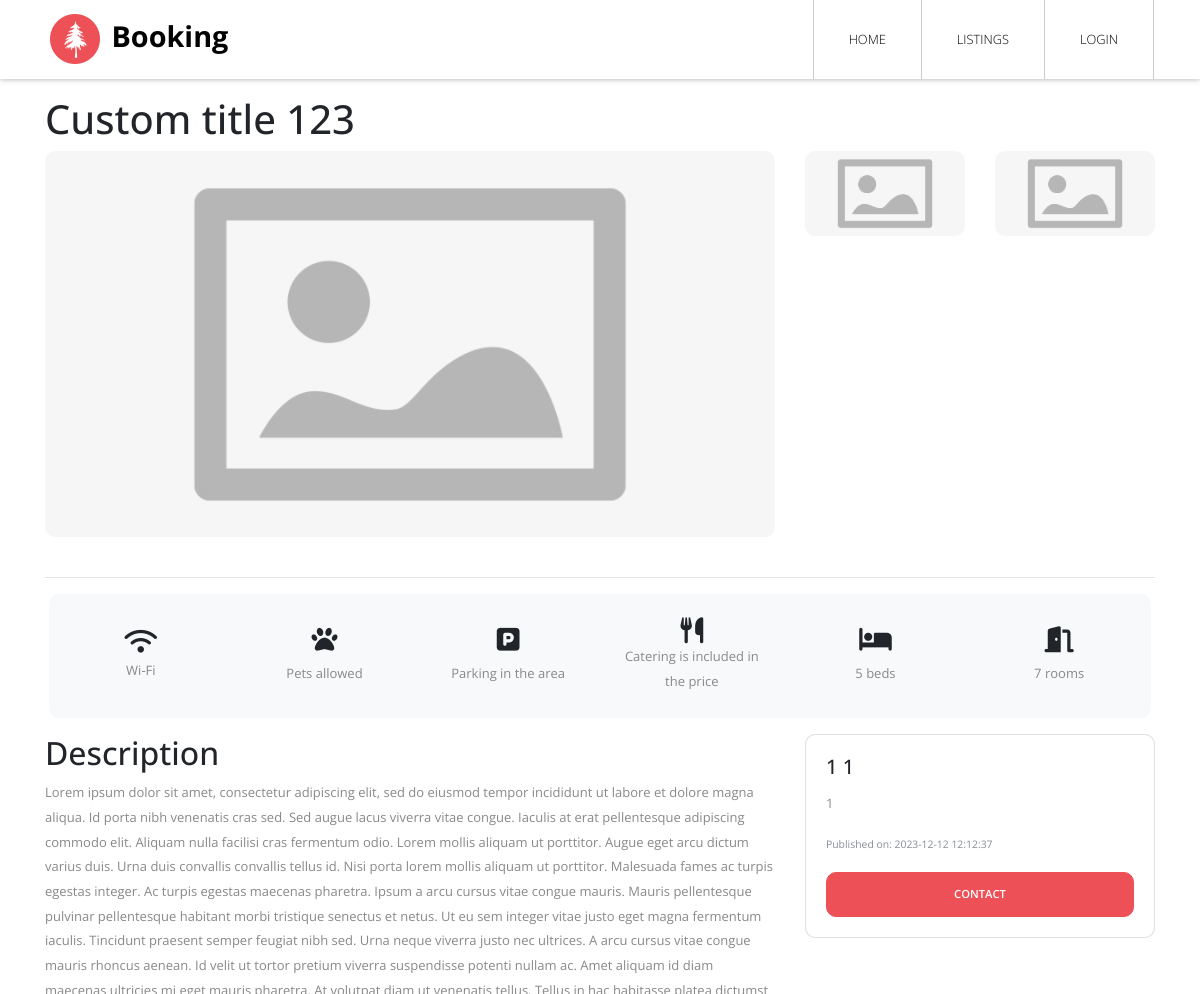
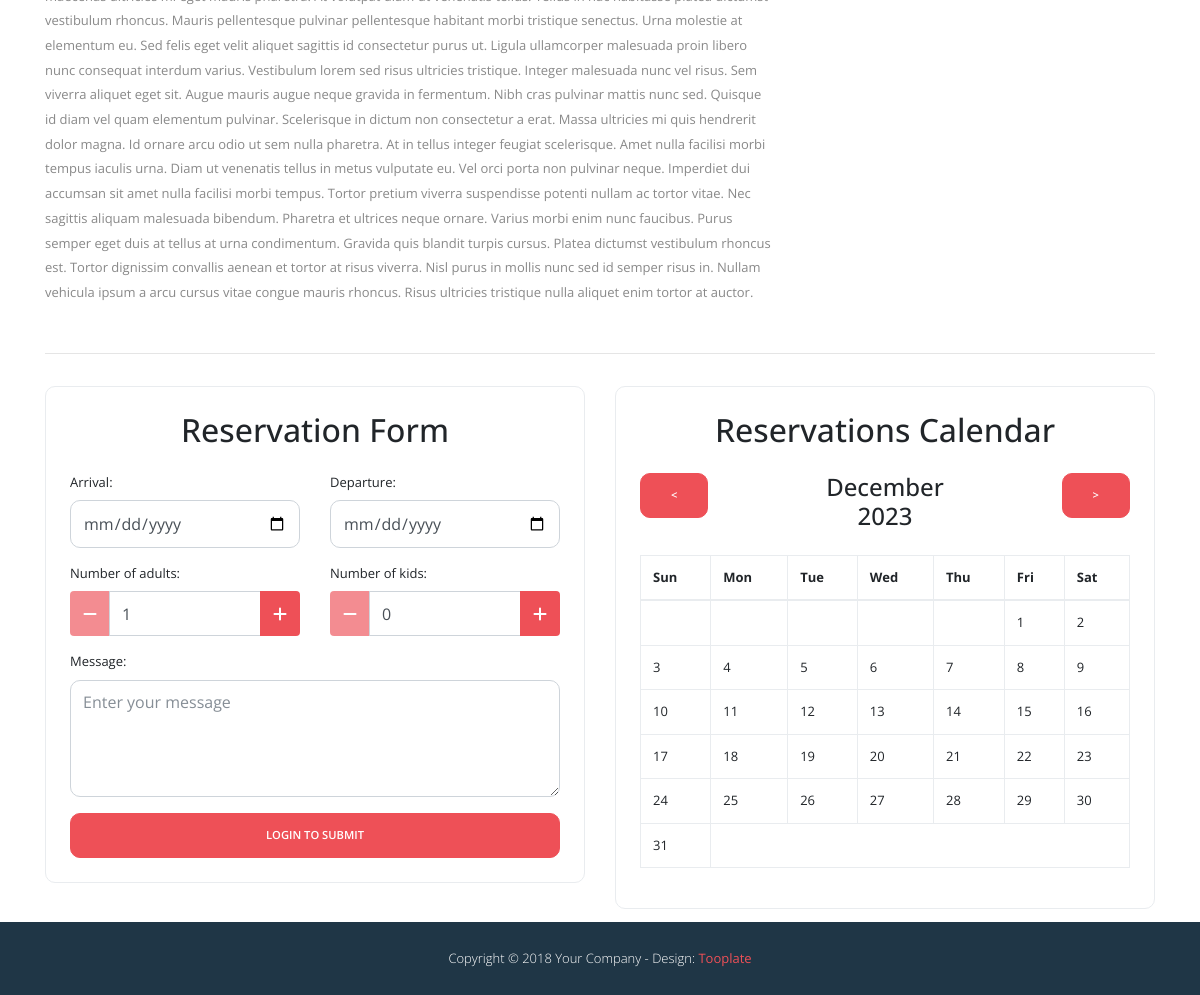
Page /listing.php?id=2 on the committed database (2 pictures, top to bottom).
### tables this page shows
CREATE TABLE `listing` (
  `id` int(11) NOT NULL,
  `name` text NOT NULL,
  `location` text NOT NULL,
  `description` text NOT NULL,
  `rooms` int(11) NOT NULL,
  `beds` int(11) NOT NULL,
  `amenities` text NOT NULL,
  `price` float NOT NULL,
  `publishedDate` datetime NOT NULL DEFAULT current_timestamp(),
  `publishedBy` int(11) NOT NULL
);

CREATE TABLE `user` (
  `id` int(11) NOT NULL,
  `firstName` varchar(30) NOT NULL,
  `lastName` varchar(30) NOT NULL,
  `email` varchar(60) NOT NULL,
  `password` varchar(200) NOT NULL,
  `phone` varchar(20) NOT NULL
);

### lib/DB.php (called while the page is built, shortened)
<?php
class DB
{
    private $host = "localhost";
    private $username = "root";
    private $password = "";
    private $dbName = "booking";
    private \PDO $connection;
    public function __construct(
        string $host = "",
        int $port = 3306,
        string $username = "",
        string $password = "",
        string $dbName = ""
    )
    {
        try {
            $this->connection = new \PDO(
                "mysql:host=$this->host;dbname=$this->dbName;charset=utf8mb4",
                $this->username,
                $this->password
            );
            $this->connection->setAttribute(\PDO::ATTR_ERRMODE, \PDO::ERRMODE_EXCEPTION);
        } catch(\PDOException $e) {
            echo "Connection failed: " . $e->getMessage();
        }
    }
    public function getListing(int $id): array {
        $sql = "SELECT * FROM listing WHERE id = :id";
        $stmt = $this->connection->prepare($sql);
        $stmt->bindParam(":id", $id);
        $stmt->execute();
        return $stmt->fetch(\PDO::FETCH_ASSOC);
    }
    public function getCreatorOfListing(int $id): array {
        $sql = "SELECT * FROM user WHERE id = (SELECT publishedBy FROM listing WHERE id = :id)";
        $stmt = $this->connection->prepare($sql);
        $stmt->bindParam(":id", $id);
        $stmt->execute();
        return $stmt->fetch(\PDO::FETCH_ASSOC);
    }
}

### lib/Common.php (called while the page is built, shortened)
<?php
class Common
{
    function isUserLoggedIn(): bool
    {
        return isset($_SESSION['user_id']);
    }
}

### listing.php (the view, shortened to what this page needs)
<?php
require_once 'lib/Common.php';
require_once 'lib/DB.php';
$db = new \lib\DB();
if (isset($_GET['id'])) {
    $listing = $db->getListing($_GET['id']);
    $amenities = json_decode($listing['amenities']);
    $creator = $db->getCreatorOfListing($_GET['id']);
    $creatorName = $creator['firstName'] . " " . $creator['lastName'];
    $creatorPhone = $creator['phone'];
} else {
    header('Location: listings.php');
    exit();
}
?>
<!DOCTYPE html>
<html lang="en">
<head>
    <link rel="stylesheet" href="https://cdnjs.cloudflare.com/ajax/libs/font-awesome/6.5.1/css/all.min.css">
    <link rel="stylesheet" href="css/bootstrap.min.css">
    <link rel="stylesheet" type="text/css" href="slick/slick.css" />
    <link rel="stylesheet" type="text/css" href="slick/slick-theme.css" />
    <link rel="stylesheet" type="text/css" href="css/datepicker.css" />
    <link rel="stylesheet" href="css/tooplate-style.css">
</head>
<body>
    <div class="tm-main-content" id="top">
        <?php include 'parts/nav.php'; ?>
        <div class="container mt-3">
            <?php $common->printAlerts(); ?>
            <h1><?= $listing["name"]?></h1>
            <div class="row">
                <div class="col-md-8">
                    <img src="placeholder.png" class="img-fluid rounded mb-4" alt="Main Image">
                </div>
                <div class="col-md-4">
                    <div class="row">
                        <div class="col-6">
                            <img src="placeholder.png" class="img-fluid rounded mb-2" alt="Side Image 1">
                        </div>
                        <div class="col-6">
                            <img src="placeholder.png" class="img-fluid rounded mb-2" alt="Side Image 2">
                        </div>
                    </div>
                </div>
            </div>
            <hr>
            <div class="row bg-light rounded m-1 py-4">
                <div class="col-md-2 col-3 py-2">
                    <div class="d-flex flex-column align-items-center justify-content-center h-100 text-center">
                        <i class="fa fa-wifi fa-2x my-auto"></i>
                        <p class="mb-auto"><?php echo in_array("wifi", $amenities) ? "Wi-Fi" : "No Wi-Fi" ?></p>
                    </div>
                </div>
                <div class="col-md-2 col-3">
                    <div class="d-flex flex-column align-items-center justify-content-center h-100 text-center">
                        <i class="fa fa-paw fa-2x my-auto"></i>
                        <p class="mb-auto"><?php echo in_array("petsAllowed", $amenities) ? "Pets allowed" : "Pets not allowed" ?></p>
                    </div>
                </div>
                <div class="col-md-2 col-3">
                    <div class="d-flex flex-column align-items-center justify-content-center h-100 text-center">
                        <i class="fa fa-parking fa-2x my-auto"></i>
                        <p class="mb-auto"><?php echo in_array("parking", $amenities) ? "Parking in the area" : "No parking  in the area" ?></p>
                    </div>
                </div>
                <div class="col-md-2 col-3">
                    <div class="d-flex flex-column align-items-center justify-content-center h-100 text-center">
                        <i class="fa fa-utensils fa-2x my-auto"></i>
                        <p class="mb-auto"><?php echo in_array("catering", $amenities) ? "Catering is included in the price" : "Catering is not included in the price" ?></p>
                    </div>
                </div>
                <div class="col-md-2 col-3">
                    <div class="d-flex flex-column align-items-center justify-content-center h-100 text-center">
                        <i class="fa fa-bed fa-2x my-auto"></i>
                        <p class="mb-auto"><?= $listing["beds"] ?> beds</p>
                    </div>
                </div>
                <div class="col-md-2 col-3">
                    <div class="d-flex flex-column align-items-center justify-content-center h-100 text-center">
                        <i class="fa fa-door-open fa-2x my-auto"></i>
                        <p class="mb-auto"><?= $listing["rooms"] ?> rooms</p>
                    </div>
                </div>
            </div>
            <div class="row my-3">
                <div class="col-md-8 mb-3">
                    <h2>Description</h2>
                    <p><?= $listing["description"]?></p>
                </div>
                <div class="col-md-4">
                    <div class="card rounded">
                        <div class="card-body">
                            <h5 class="card-title"><?= $creatorName ?></h5>
                            <p class="card-text"><?= $creatorPhone ?></p>
                            <p class="card-text"><small class="text-muted">Published on: <?= $listing["publishedDate"] ?></small></p>
                            <a href="#" class="btn btn-primary w-100">Contact</a>
                        </div>
                    </div>
                </div>
            </div>
            <hr>
            <div class="row">
                <div class="col-md-6 my-3">
                    <form class="border rounded p-4">
                        <h2 class="text-center mb-4">Reservation Form</h2>
                        <div class="row">
                            <div class="col-lg-6">
                                <div class="form-group">
                                    <label for="arrival">Arrival:</label>
                                    <input type="date" class="form-control" name="dateFrom" id="dateFrom">
                                </div>
                            </div>
                            <div class=" col-lg-6">
                                <div class="form-group">
                                    <label for="departure">Departure:</label>
                                    <input type="date" class="form-control" name="dateTo" id="dateTo">
                                </div>
                            </div>
                            <div class="col-lg-6">
                                <div class="form-group">
                                    <label for="inputAdults">Number of adults:</label>
                                    <div class="input-group">
                                        <span class="input-group-btn">
                                            <button type="button" class="btn btn-default btn-number" disabled="disabled" data-type="minus" data-field="adults">
                                                <span class="fa fa-minus"></span>
                                            </button>
                                        </span>
                                        <input type="number" name="adults" class="form-control input-number" value="1" min="1" max="10" id="inputAdults">
                                        <span class="input-group-btn">
                                            <button type="button" class="btn btn-default btn-number" data-type="plus" data-field="adults">
                                                <span class="fa fa-plus"></span>
                                            </button>
                                        </span>
                                    </div>
                                </div>
                            </div>
                            <div class="col-lg-6">
                                <div class="form-group">
                                    <label for="inputChildren">Number of kids:</label>
                                    <div class="input-group">
                                        <span class="input-group-btn">
                                            <button type="button" class="btn btn-default btn-number" disabled="disabled" data-type="minus" data-field="kids">
                                                <span class="fa fa-minus"></span>
                                            </button>
                                        </span>
                                        <input type="number" name="kids" class="form-control input-number" value="0" min="0" max="10" id="inputChildren">
                                        <span class="input-group-btn">
                                            <button type="button" class="btn btn-default btn-number" data-type="plus" data-field="kids">
                                                <span class="fa fa-plus"></span>
                                            </button>
                                        </span>
                                    </div>
                                </div>
                            </div>
                        </div>
                        <div class="form-group">
                            <label for="textarea">Message:</label>
                            <textarea class="form-control" name="message" id="inputMessage" rows="4" placeholder="Enter your message"></textarea>
                        </div>
                        <div class="row">
                            <div class="col-12">
                                <?php if ($common->isUserLoggedIn()) { ?>
                                    <input type="button" onClick="sendReservation()" class="reservationButton btn btn-primary w-100" value="Submit"/>
                                <?php } else { ?>
                                    <a href="login.php" class="btn btn-primary w-100">Login to submit</a>
                                <?php } ?>
                            </div>
                        </div>
                    </form>
                </div>
                <div class="col-md-6 my-3">
                    <div class="calendar border rounded p-4">
                        <div class="row">
                            <div class="col-md-12">
                                <h2 class="text-center mb-4">Reservations Calendar</h2>
                                <div class="form-row mb-3">
                                    <div class="col">
                                        <button class="btn btn-primary" onclick="prevMonth()"><</button>
                                    </div>
                                    <div class="col text-center">
                                        <h4 id="currentMonth"></h4>
                                    </div>
                                    <div class="col text-right">
                                        <button class="btn btn-primary" onclick="nextMonth()">></button>
                                    </div>
                                </div>
                                <div id="calendar" class="table-responsive">
                                    <table class="table table-bordered">
                                        <thead>
                                        <tr>
                                            <th>Sun</th>
                                            <th>Mon</th>
                                            <th>Tue</th>
                                            <th>Wed</th>
                                            <th>Thu</th>
                                            <th>Fri</th>
                                            <th>Sat</th>
                                        </tr>
                                        </thead>
                                        <tbody id="calendar-body">
                                        </tbody>
                                    </table>
                                </div>
                            </div>
                        </div>
                    </div>
                </div>
            </div>
        </div>
        <?php include 'parts/footer.php'; ?>
    </div>
</body>
</html>

### css/tooplate-style.css (style rules this page uses)
html { position: relative; min-height: 100%; }
body { font-family: 'Open Sans', Helvetica, Arial, sans-serif; font-size: 13px; font-weight: 400; overflow-x: hidden; margin-bottom:70px; }
a, button { transition: all 0.3s ease; }
.rounded { border-radius: 10px !important; }
p { color: #898989; line-height: 1.9; }
.form-control { border-radius: 10px !important; padding: 0.6rem 0.75rem; }
.btn-primary { background-color: #ee5057; border-color: #ee5057; border-radius: 10px; cursor: pointer; font-size: 0.7rem; font-weight: 600; padding: 13px 30px; text-transform: uppercase; }
.input-number { border-radius: 0px !important; }
.btn-number { background-color: #ee5057; color: white; }

### rows in the picture
listing: name "Custom title 123", beds "5", rooms "7", description "Lorem ipsum dolor sit amet, consectetur adipiscing elit, sed do eiusmod tempor incididunt ut labore et dolore magna aliqua. Id porta nibh venenatis cras sed. Sed augue lacus viverra vitae congue. Iaculis at erat pellentesque adipiscing commodo elit. Aliquam nulla facilisi cras fermentum odio. Lorem mollis aliquam ut porttitor. Augue eget arcu dictum varius duis. Urna duis convallis convallis tellus id. Nisi porta lorem mollis aliquam ut porttitor. Malesuada fames ac turpis egestas integer. Ac turpis egestas maecenas pharetra. Ipsum a arcu cursus vitae congue mauris. Mauris pellentesque pulvinar pellentesque habitant morbi tristique senectus et netus. Ut eu sem integer vitae justo eget magna…", publishedDate "2023-12-12 12:12:37"
user: creatorName "1 1", phone "1"
